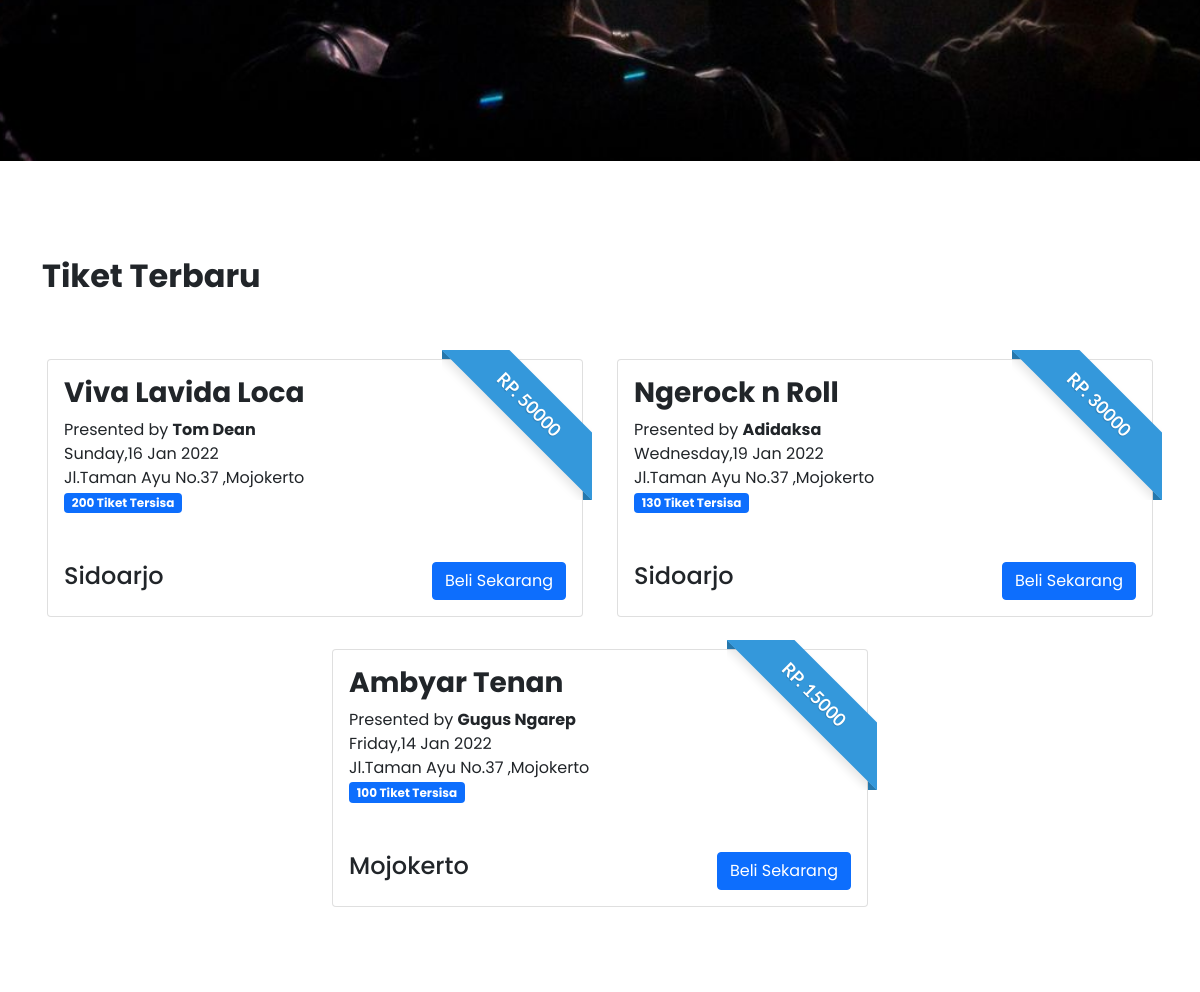
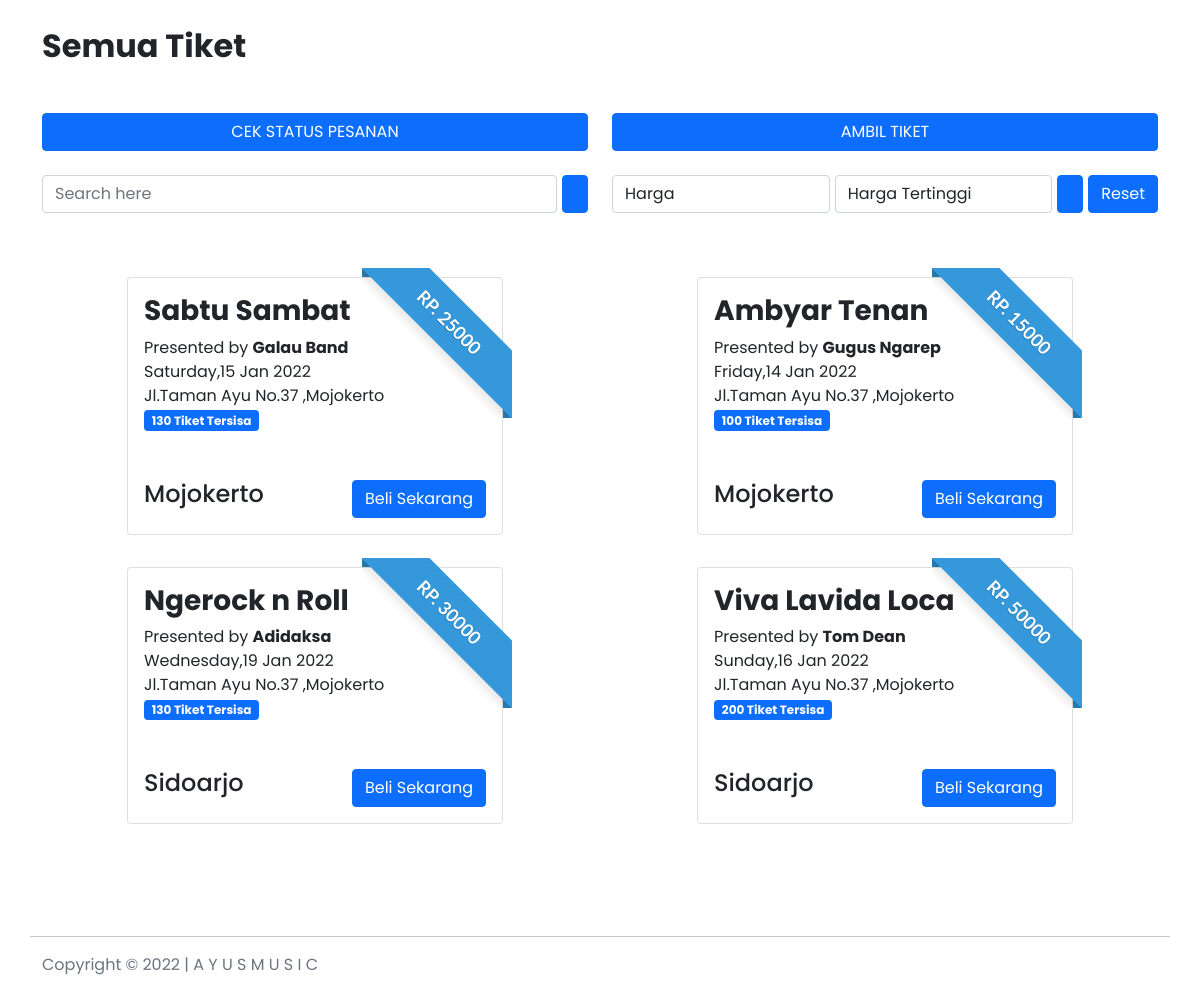
The app's page /?tiket=all (lower part), older data (2 pictures, top to bottom).
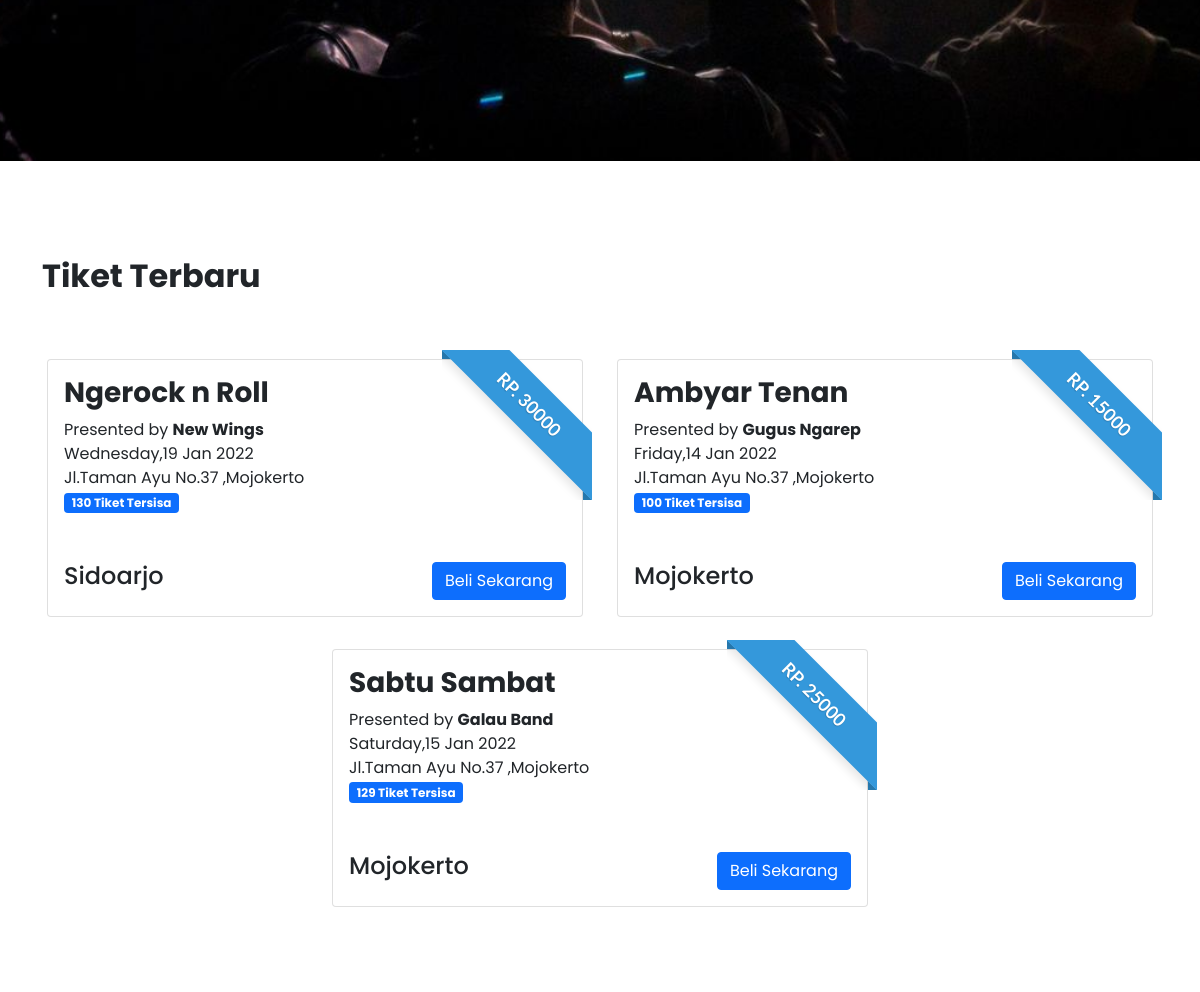
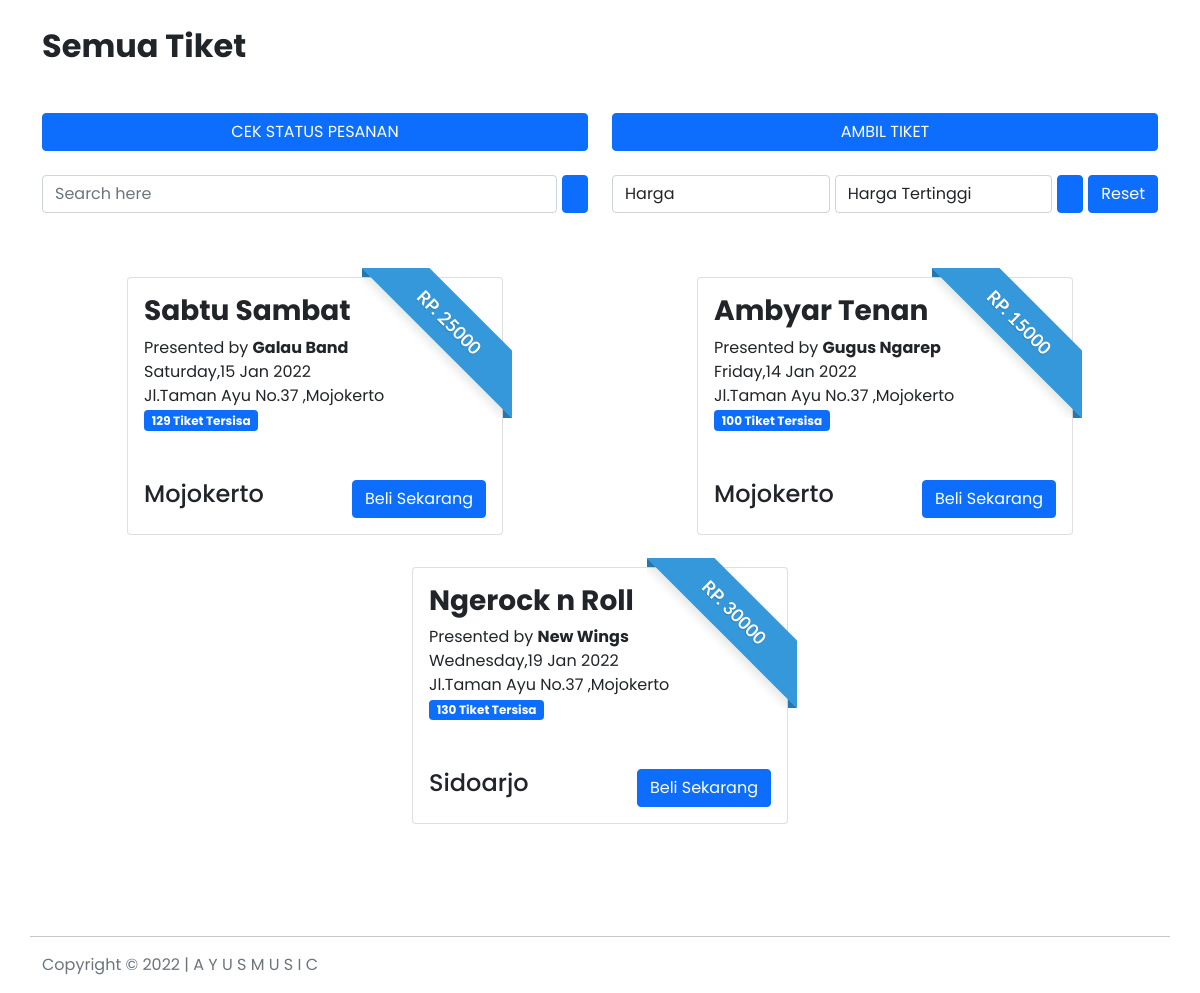
The same page, newer data (2 pictures, top to bottom).
### tables this page shows
CREATE TABLE `tiket`  (
  `id_tiket` int NOT NULL AUTO_INCREMENT,
  `id_wilayah` int NULL DEFAULT NULL,
  `judul_konser` varchar(255) NULL DEFAULT NULL,
  `nama_band` varchar(255) NULL DEFAULT NULL,
  `tanggal` date NULL DEFAULT NULL,
  `harga` varchar(255) NULL DEFAULT NULL,
  `jumlah` int NULL DEFAULT NULL,
  `tempat` longtext NULL,
  PRIMARY KEY (`id_tiket`) USING BTREE,
  INDEX `fk_wilayah`(`id_wilayah`) USING BTREE,
  CONSTRAINT `fk_wilayah` FOREIGN KEY (`id_wilayah`) REFERENCES `wilayah` (`id_wilayah`) ON DELETE NO ACTION ON UPDATE NO ACTION
);

CREATE TABLE `wilayah`  (
  `id_wilayah` int NOT NULL AUTO_INCREMENT,
  `wilayah` varchar(255) NULL DEFAULT NULL,
  PRIMARY KEY (`id_wilayah`) USING BTREE
);

### index.php (the view, shortened to what this page needs)
<?php
    include "db/konek.php";
?>
<!DOCTYPE html>
<html lang="en">
<head>
    <link rel="stylesheet" href="assets/css/bootstrap.min.css">
    <link rel="stylesheet" href="assets/css/main.style.css">
    <link rel="stylesheet" href="https://maxst.icons8.com/vue-static/landings/line-awesome/line-awesome/1.3.0/css/line-awesome.min.css">
</head>
<body>
    <div id="jumbotron-header" class="jumbotron jumbotron-fluid">
        <div class="container">
            <div class="row align-items-center justify=content-center w-100" style="min-height: 100vh;">
            </div>
        </div>
    </div>
    <div class="container container-fluid my-5">
        <div class="row">
            <div class="col-12 my-5">
                <h2 class="fw-bold text-center text-lg-start">Tiket Terbaru</h2>
                <div class="col-12 mt-5">
                    <div class="row">
                        <?php
                            $selectLatest = mysqli_query($konek,"SELECT * FROM tiket INNER JOIN wilayah ON tiket.id_wilayah = wilayah.id_wilayah ORDER BY id_tiket DESC LIMIT 3");
                            while($rwTiket = mysqli_fetch_assoc($selectLatest)) {
                                $tanggal = date("l,d M Y", strtotime($rwTiket['tanggal']));
                        ?>
                                <div class="col-3 mx-auto my-3" style="width: 35rem;">
                                    <div class="card">
                                        <div class="card-body">
                                            <div class="d-flex justify-content-between">
                                                <h3 class="fw-bold"><?= $rwTiket['judul_konser'] ?></h4>
                                                <div class="ribbon ribbon-top-right"><span>Rp. <?=$rwTiket['harga']?></span></div>
                                            </div>
                                            <p class="lh-base">Presented by <strong><?=$rwTiket['nama_band']?></strong><br><?=$tanggal?> <br> <?=$rwTiket['tempat']?><br> <span class="badge bg-primary"><?=$rwTiket['jumlah']?> Tiket Tersisa</span></p>
                                            <div class="d-flex justify-content-between mt-5">
                                                <h4><?=$rwTiket['wilayah']?></h4>
                                                <button onclick="tumbas('<?=$rwTiket['id_tiket']?>','<?=$rwTiket['harga']?>')" class="btn btn-primary">Beli Sekarang</button>
                                            </div>
                                        </div>
                                    </div>
                                </div>
                        <?php
                            }
                        ?>
                    </div>
                </div>
            </div>
            <div class="col-12 my-5">
                <h2 class="fw-bold text-center text-lg-start">Semua Tiket</h2>
                <div class="col-12 mt-5">
                    <div class="row">
                        <div class="col-12 col-md-6 mb-4">
                            <a href="invc/" class="btn btn-primary w-100">CEK STATUS PESANAN</a>
                        </div>
                        <div class="col-12 col-md-6 mb-4">
                            <a href="tiket/" class="btn btn-primary w-100">AMBIL TIKET</a>
                        </div>
                        <div class="col-12 col-md-6 d-flex mb-4 mb-md-0">
                            <input type="search" name="search" id="search" class="form-control" placeholder="Search here" style="margin-right: 5px;">
                            <button id="btn-search" class="btn btn-primary"><i class="las la-search"></i></button>
                        </div>
                        <div class="col-12 col-md-6 d-flex">
                            <select name="kategori" id="kategori" class="form-control">
                                <option value="harga">Harga</option>
                            </select>
                            <select name="opsi" id="opsi" class="form-control" style="margin-left: 5px;">
                                <option value="DESC">Harga Tertinggi</option>
                            </select>
                            <button id="btn-filter" class="btn btn-primary" style="margin-left: 5px;"><i class="las la-filter"></i></button>
                            <button id="btn-reset" class="btn btn-primary" style="margin-left: 5px;">Reset</button>
                        </div>
                    </div>
                    <div class="row mt-5">
                            <?php include "db/showTiket.php" ?>
                    </div>
                </div>
            </div>
        </div>
    </div>
</body>
<footer class="mt-5">
    <div class="container container-fluid mt-5">
        <div class="col-12">
            <div class="row">
                <hr>
                <p class="text-muted text-center text-md-start">Copyright &copy; 2022 | <i class="las la-music"></i> A Y U S M U S I C </p>
            </div>
        </div>
    </div>
</footer>
</html>

### db/showTiket.php (shortened to what this page needs)
<?php
    if(isset($_GET['tiket']) == 'all') {
        $selectLatest = mysqli_query($konek,"SELECT * FROM tiket INNER JOIN wilayah ON tiket.id_wilayah = wilayah.id_wilayah ORDER BY id_tiket ASC");
        while($rwTiket = mysqli_fetch_assoc($selectLatest)) {
        $tanggal = date("l,d M Y", strtotime($rwTiket['tanggal']));
?>
        <div class="col-3 mx-auto my-3" style="width: 25rem;">
            <div class="card">
                <div class="card-body">
                    <div class="d-flex justify-content-between">
                        <h3 class="fw-bold"><?= $rwTiket['judul_konser'] ?></h4>
                        <div class="ribbon ribbon-top-right"><span>Rp. <?=$rwTiket['harga']?></span></div>
                    </div>
                    <p class="lh-base">Presented by <strong><?=$rwTiket['nama_band']?></strong><br><?=$tanggal?> <br> <?=$rwTiket['tempat']?><br> <span class="badge bg-primary"><?=$rwTiket['jumlah']?> Tiket Tersisa</span></p>
                    <div class="d-flex justify-content-between mt-5">
                        <h4><?=$rwTiket['wilayah']?></h4>
                        <button onclick="tumbas('<?=$rwTiket['id_tiket']?>','<?=$rwTiket['harga']?>')" class="btn btn-primary">Beli Sekarang</button>
                    </div>
                </div>
            </div>
        </div>
<?php
        }
    }
?>

### assets/css/main.style.css (style rules this page uses)
* { padding: 0; margin: 0; font-family: "Poppins"; }
:root { --ungu : #8b11bb; }
#jumbotron-header { background: url('../img/bgheader.jpg') center no-repeat !important; background-size: cover !important ; }
.ribbon { width: 150px; height: 150px; overflow: hidden; position: absolute; }
.ribbon::before, .ribbon::after { position: absolute; z-index: -1; content: ''; display: block; border: 5px solid #2980b9; }
.ribbon span { position: absolute; display: block; width: 225px; padding: 15px 0; background-color: #3498db; box-shadow: 0 5px 10px rgba(0,0,0,.1); color: #fff; font: 700 18px/1 'Lato', sans-serif; text-shadow: 0 1px 1px rgba(0,0,0,.2); text-transform: uppercase; text-align: center; }
.ribbon-top-right { top: -10px; right: -10px; }
.ribbon-top-right::before, .ribbon-top-right::after { border-top-color: transparent; border-right-color: transparent; }
.ribbon-top-right::before { top: 0; left: 0; }
.ribbon-top-right::after { bottom: 0; right: 0; }
.ribbon-top-right span { left: -25px; top: 30px; transform: rotate(45deg); }

Row changes from the older to the newer data that the page shows:
removed tiket: judul_konser "Viva Lavida Loca", harga "50000", nama_band "Tom Dean", tanggal "Sunday,16 Jan 2022", tempat "Jl.Taman Ayu No.37 ,Mojokerto", jumlah "200", id_wilayah.wilayah "Sidoarjo"
changed tiket "Ngerock n Roll": nama_band "Adidaksa" → "New Wings"
now on one of the page's lists (row edited): tiket: judul_konser "Sabtu Sambat", harga "25000", nama_band "Galau Band", tanggal "Saturday,15 Jan 2022", tempat "Jl.Taman Ayu No.37 ,Mojokerto", jumlah "129", id_wilayah.wilayah "Mojokerto"
changed tiket "Sabtu Sambat": jumlah "130" → "129"
